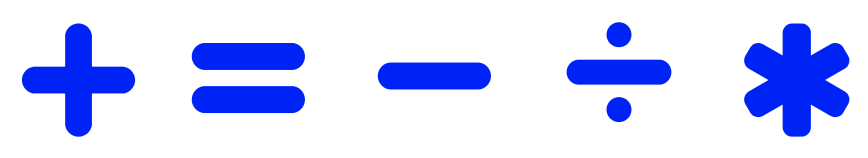
#> input picture data/original_operators.png, 1736 x 316 px, found by its file name (shown at 1/2 size)
$ jupyter execute --allow-errors test_command_line.ipynb   (older library calls are emulated)
#> lines starting #> are read from the running program, lines starting #| are printed output that depends on the picture; after the words box and inside, x2 and y2 are one past the last pixel; in counts of white or black regions, pixels touching at a corner belong together
# [IAPR 2020:][iapr2020] Project ‒ Special Project¶
**Author:** Quentin Talon & Albéric de Lajarte
**Due date:** 28.05.2020
[iapr2018]: https://github.com/LTS5/iapr-2020

## Extract datas
We used pims : `pip install git+https://github.com/soft-matter/pims.git`, `skimage`, `os`, `numpy`, `matplotlib`, `argparse`

[cell 1]
import argparse

parser = argparse.ArgumentParser(description='IAPR Special Project : Analyse a video to find it\'s equation shown by the robot')
parser.add_argument('--input', required=False)
parser.add_argument('--output', required=False, default="out.mp4")
parser.add_argument('-f')#To run flawlessly in jupyter-notebook
args = parser.parse_args()
print(args.input)
print(args.output)

[cell 2]
import os
import numpy as np
import matplotlib.pyplot as plt
import pims

data_base_path = os.path.join(os.pardir, 'data')
#> (the rest of this cell did not finish here and is left out)

## Part 1: Still and moving image segmentation

### Background
We simply calculate the median along all the images. This reduces the noise and removes the moving object.

#> (a cell that did not finish here is left out)

### Moving part
We look at the red color, clean it a bit and look at his position, size and direction.

[cell 4]
#Few tests.
from skimage.morphology import binary_opening, binary_closing, disk, label
from skimage.measure import regionprops

col_threshold = 100#How to choose it ???
fig, ax = plt.subplots(1,2, figsize=(20,10))
# [5 lines left out: function red, not called in this run]
#> (the rest of this cell did not finish here and is left out)

We had to create a home made rectangle mask

[cell 5]
from skimage.draw import polygon
# [12 lines left out: function rect2mask, not called in this run]

We create a mask for each frame and apply it on the background for each frame.
So we have an image of the background were we see it's value only at the position of the robot.

[cell 6]
# [6 lines left out: function crop_image, not called in this run]

[cell 7]
from skimage.transform import rotate
from skimage.color import rgb2gray
from skimage.filters import threshold_otsu

# Find region of the robot
#> (the rest of this cell did not finish here and is left out)

[cell 8]
# [10 lines of commented-out code are left out]

## Digits recognition

## Algo
### Trouver les boxes qui contiennent les symboles DONE
En analysant le background.
### Lister les boxes qui sont couvertes par le robot DONE
La première box sera de type **numéro**, la 2ème de type **opérateur**, etc.
### Analyser le contenu des boxes Albéric
Par MLP entraitné sur MNIST avec rotation. Par d'autres types de descriptors pour les opérateurs.

[cell 9]
# Si mask area mask[bb_corners] == 1, tout couvert
# [8 lines left out: function covered, not called in this run]

[cell 10]
from skimage import color
from skimage.filters import threshold_otsu
from skimage.morphology import binary_opening, binary_closing, binary_erosion, binary_dilation, disk, label
from skimage.measure import regionprops
import matplotlib.patches as mpatches

#> (the rest of this cell did not finish here and is left out)

[cell 11]
#print(trajectory_mask[0].shape)
used_bb=dict()
#> (the rest of this cell did not finish here and is left out)

[cell 12]
used_frame = []

for i, bb in enumerate(used_bb):
    frame = {"frame_number": bb,
             "rgb_image": background[used_bb[bb].bbox[0]:used_bb[bb].bbox[2], used_bb[bb].bbox[1]:used_bb[bb].bbox[3]],
             "type": "number" if(i%2==0) else "operator",
            }
    frame["segmented"] = np.where(rgb2gray(frame["rgb_image"]) < threshold_otsu(rgb2gray(frame["rgb_image"])), 255, 0)
    frame["labeled"] = label(frame["segmented"])
    frame["region"] = regionprops(frame["labeled"], intensity_image=frame["segmented"] )

    used_frame.append(frame)

[cell 13]
# Load classic MNIST
import gzip
from sklearn.neural_network import MLPClassifier

def extract_data(filename, image_shape, image_number):
    with gzip.open(filename) as bytestream:
        bytestream.read(16)
        buf = bytestream.read(np.prod(image_shape) * image_number)
        data = np.frombuffer(buf, dtype=np.uint8).astype(np.float32)
        data = data.reshape(image_number, image_shape[0], image_shape[1])
    return data


# [6 lines left out: function extract_labels, not called in this run]

image_shape = (28, 28)
train_set_size = 60000
test_set_size = 10000

data_MNIST = os.path.join(data_base_path, "MNIST")

train_images_path = os.path.join(data_MNIST, 'train-images-idx3-ubyte.gz')
train_labels_path = os.path.join(data_MNIST, 'train-labels-idx1-ubyte.gz')
test_images_path = os.path.join(data_MNIST, 't10k-images-idx3-ubyte.gz')
test_labels_path = os.path.join(data_MNIST, 't10k-labels-idx1-ubyte.gz')

#> (the rest of this cell did not finish here and is left out)

#> (a cell that did not finish here is left out)

#> (a cell that did not finish here is left out)

[cell 16]
# Train and save MLP
import pickle

mlp_adam = MLPClassifier(solver='adam', activation='relu', alpha=0.6, hidden_layer_sizes=(50, 30, 20), random_state=1)
#> (the rest of this cell did not finish here and is left out)

[cell 17]
# Accuracy
# [4 lines left out: function accuracy, not called in this run]

[cell 18]
# Test model accuracy with test dataset

with open("pickle_MNIST_model.pkl", 'rb') as file:
#> (reads project/pickle_MNIST_model.pkl from the repository)
    saved_model = pickle.load(file)

#> (the rest of this cell did not finish here and is left out)

[cell 19]
# Show result of MLP prediction

from skimage.transform import resize

for frame in used_frame:
    if frame["type"] == "number":
        image_mlp_sized = resize(frame["segmented"], (28, 28), anti_aliasing=True, preserve_range=True).astype(int)
        image_mlp = np.ravel(image_mlp_sized)
        frame["class"] = np.argmax(saved_model.predict_proba([image_mlp]), 1)
        #frame["class"] = saved_model.predict_proba([image_mlp])
        print(frame["class"])

fig, axes = plt.subplots(3, 4, figsize=(10,8))
#> (the rest of this cell did not finish here and is left out)

[cell 20]
list_operator = []
for frame in used_frame:
    if frame["type"] == "operator":
        if (np.amax(frame["labeled"]))>1:
            frame["class"] = np.amax(frame["labeled"])
        else:
            list_operator.append(frame)

fig, axes = plt.subplots(1, 2, figsize=(10,8))
for op, ax in zip(list_operator, axes.flatten()):
    ax.imshow(op["labeled"])
    ax.set_title("Comp:{:.2}, Hu:{:.2}".format(op["region"][0].perimeter/op["region"][0].area, op["region"][0].orientation))

[cell 21]
from skimage import io
img_operator = io.imread("original_operators.png")
#> img_operator is the input picture: shape (316, 1736, 4); mean R, G, B, A 209.5, 215.7, 253.2, 255
img_operator = np.where(rgb2gray(img_operator) < threshold_otsu(rgb2gray(img_operator)), 255, 0)
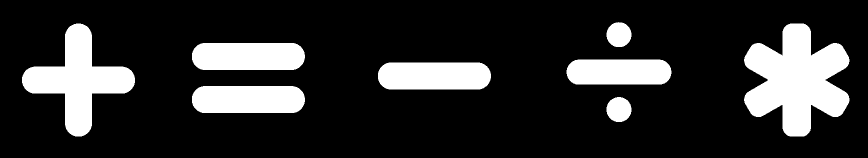
#> img_operator: shape (316, 1736) int64 (shown at 1/2 size); 17.9% white; 8 white regions, largest, box (x1, y1, x2, y2) and area: (1488, 47, 1699, 273) 29230, (44, 47, 270, 273) 20282, (756, 125, 982, 179) 11604

img_plus = [img_operator[:,0:347]]*10000
#> img_plus = 10000 items
img_moins = [img_operator[:,347*2:347*3]]*10000
#> img_moins = 10000 items
img_prod = [img_operator[:,347*4:]]*10000
#> img_prod = 10000 items

img_pmp = [img_plus, img_moins, img_prod]

plt.imshow(img_plus[0])
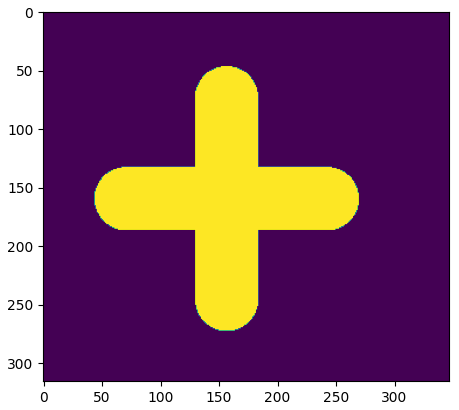
#> figure drawn by matplotlib, 1 panel

[cell 22]
from skimage.transform import ProjectiveTransform
from skimage.transform import swirl, rotate

transformed = rotate(swirl(img_plus[0], strength = 5, preserve_range=True), angle = 45)
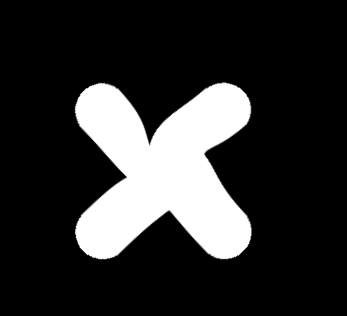
#> transformed: shape (316, 347) float64; min 0, max 255, mean 47.2

#plt.imshow(label(transformed))
#regionprops(label(transformed))
transformed
